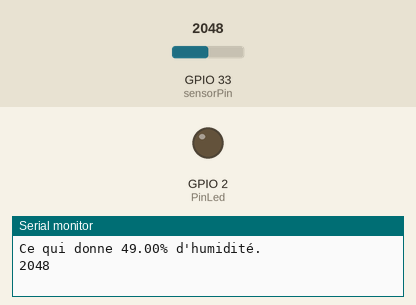
This sketch was run on a simulated ESP32. Shown: output pins drawn as LEDs (lit = HIGH), the last lines printed to the serial monitor. The inputs (shaded band) are chosen by the test bench; at power-on: GPIO 33 (sensorPin) = 2048.

Above: at 10.8 s.
10.9 s: GPIO 33 (sensorPin) set to 2609
21.2 s: GPIO 33 (sensorPin) set to 2677
At 30.9 s:
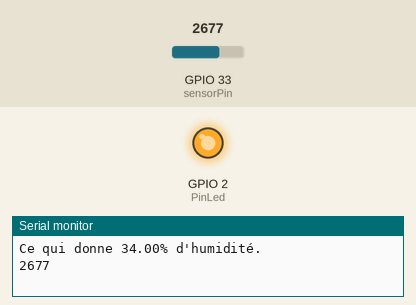
31.5 s: GPIO 33 (sensorPin) set to 2047
At 41.0 s:
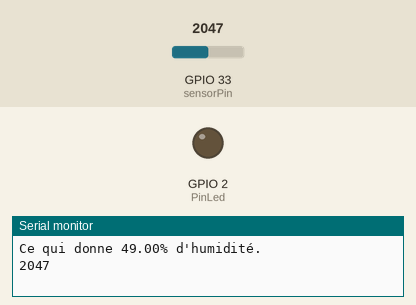
41.5 s: GPIO 33 (sensorPin) set to 2866
At 51.2 s:
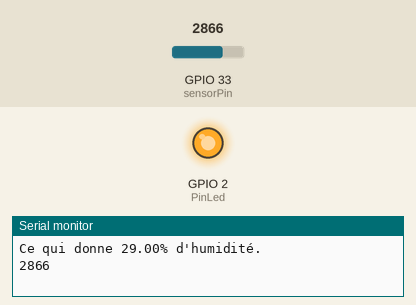
Timing chart, 0 to 52.5 s (numbered marks = the images above; inputs shaded):
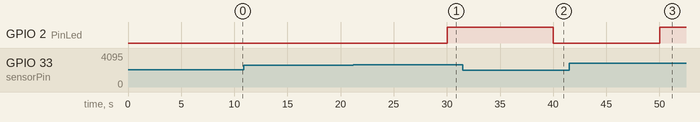

The sketch:

Read_Moisure_Sensor_esp32.ino
```cpp
int PinLed=2;
int sensorPin = 33;
int sensorValue = 33;

void setup() {
// initialize serial communication at 9600 bits per second:
Serial.begin(115200);
pinMode(PinLed,OUTPUT);
}


void loop() {
// read the input on analog pin 0:
int sensorValue = analogRead(sensorPin);
Serial.print("La valeur retenue par A0 [de 0 (humide) à 4095 (sec)] est de ");
Serial.print(sensorValue);
Serial.println(".");
// convert 4095 to 100 (4095/40.95=100)
int a = 40.95;
int b = 100;
float sensorConvert = sensorValue / a;
float sensorConvert1 = b - sensorConvert;
Serial.print("Ce qui donne ");
Serial.print(sensorConvert1);
Serial.println("% d'humidité.");
Serial.println(sensorValue);
if (sensorConvert1 < 35) {digitalWrite(PinLed,HIGH);}
else {digitalWrite(PinLed,LOW);}
delay(10000);
}

// Plus la terre sera humide, plus la valeur s’approchera de 0, plus elle sera sèche, plus la valeur s’approchera de 4095.
```

Measured:
- the behaviour switches between 2639 and 2640 on GPIO 33 (sensorPin) (found by bisection; images 0 and 1)
- after the input at 21.2 s, GPIO 2 (PinLed): LOW → HIGH after 8.8 s
- after the input at 31.5 s, GPIO 2 (PinLed): HIGH → LOW after 8.5 s
- after the input at 41.5 s, GPIO 2 (PinLed): LOW → HIGH after 8.5 s
